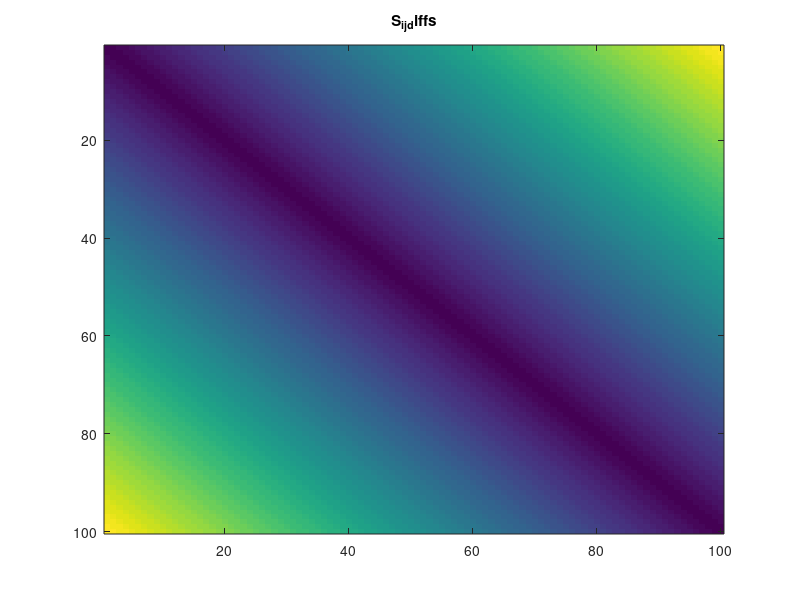
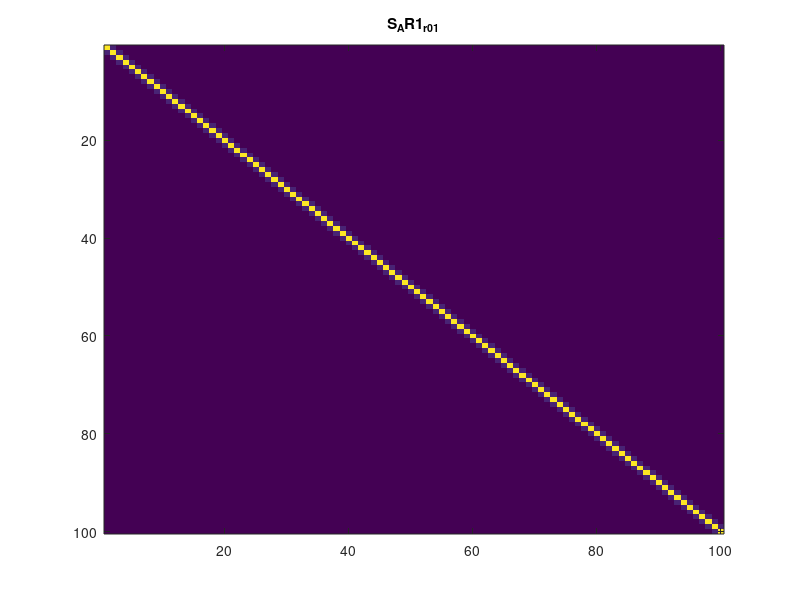
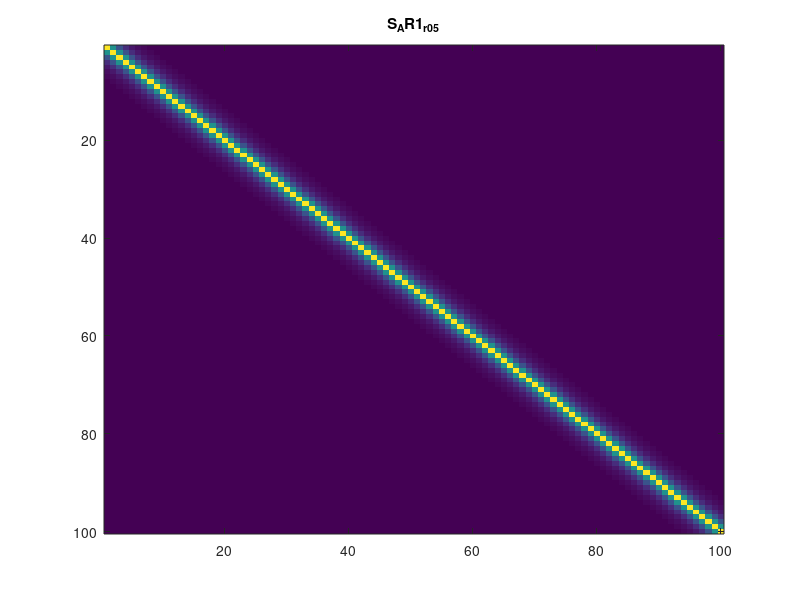
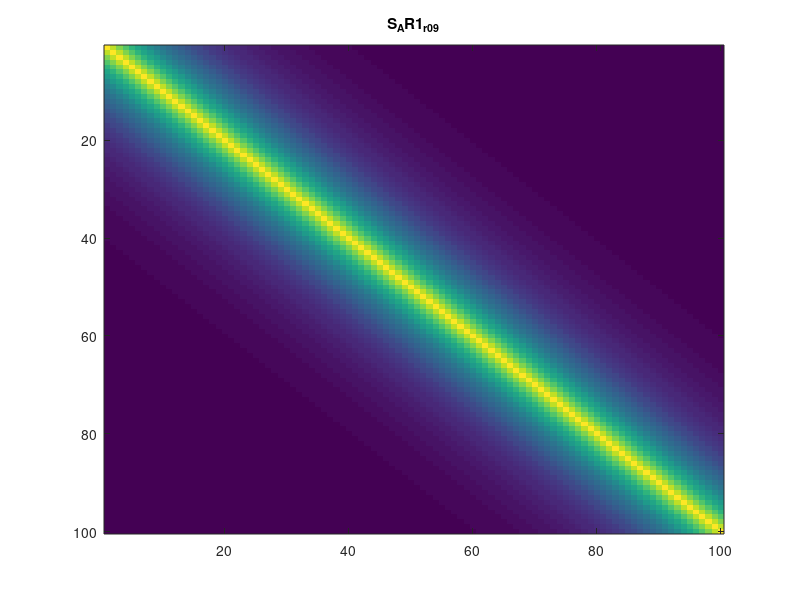

Write MATLAB code to recreate these figures, in order.
%% Replicate the MSE simulations from the paper

%% Setup general
p=100;

S_i_j_diffs = zeros(p);
for i=1:p
    S_i_j_diffs(i, i:p) = abs(i - (i:p));
    S_i_j_diffs(i:p, i) = S_i_j_diffs(i, i:p);
end
figure
imagesc(S_i_j_diffs)
title('S_i_j_diffs')


%% Setup AR1 covariance matrices

S_AR1_r_0_1 = 0.1.^S_i_j_diffs
figure
imagesc(S_AR1_r_0_1)
title('S_AR1_r_0_1')
S_AR1_r_0_5 = 0.5.^S_i_j_diffs
figure
imagesc(S_AR1_r_0_5)
title('S_AR1_r_0_5')
S_AR1_r_0_9 = 0.9.^S_i_j_diffs
figure
imagesc(S_AR1_r_0_9)
title('S_AR1_r_0_9')

%% setup FBM covariance matrices
% Note: definition in paper is wrong! 
% See MATLAB code example here for a proper implementation https://se.mathworks.com/matlabcentral/fileexchange/19797-simulation-of-fractional-gaussian-noise--exact-
% See this paper for a correct definition: https://arxiv.org/pdf/1709.06115.pdf
FBM_matrix = @(h, S_i_j_diffs) 0.5*(abs(S_i_j_diffs + 1).^(2*h) - 2*(S_i_j_diffs.^(2*h)) + abs(S_i_j_diffs - 1).^(2*h));

S_FBM_h_0_6 = FBM_matrix(0.6, S_i_j_diffs);
figure
imagesc(S_FBM_h_0_6)
title('S_FBM_h_0_6')

S_FBM_h_0_7 = FBM_matrix(0.7, S_i_j_diffs);
figure
imagesc(S_FBM_h_0_7)
title('S_FBM_h_0_7')

S_FBM_h_0_8 = FBM_matrix(0.8, S_i_j_diffs);
figure
imagesc(S_FBM_h_0_8)
title('S_FBM_h_0_8')


% delete(findall(0,'Type','figure'))